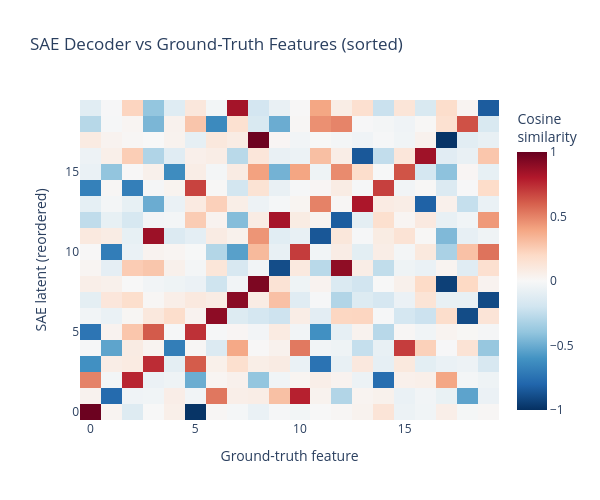

Here is the notebook cell this chart was saved with:
### Markdown cell above
### Decoder--Feature Alignment Heatmap

Each SAE latent's decoder vector should align with exactly one
ground-truth feature. The cosine similarity matrix reveals how
cleanly the SAE has separated the features. Ideal recovery shows
one bright cell per column (each feature matched by one latent).

### Code cell
cos_sim = model.saes_feature_similarity["Standard_0"]
ordering = model.saes_feature_similarity_ordering["Standard_0"]
cos_sim_sorted = cos_sim[ordering]

fig = go.Figure(
    data=go.Heatmap(
        z=cos_sim_sorted.cpu().numpy(),
        colorscale="RdBu_r",
        zmid=0,
        zmin=-1,
        zmax=1,
        colorbar=dict(title="Cosine<br>similarity"),
    )
)
fig.update_layout(
    title="SAE Decoder vs Ground-Truth Features (sorted)",
    xaxis_title="Ground-truth feature",
    yaxis_title="SAE latent (reordered)",
    height=500,
    width=600,
)
fig.show()

### Figure 1 — Plotly figure (JSON) as saved in the notebook; plotly's stock layout.template omitted (floating-point values rounded to 4 significant figures; data arrays with more than 128 entries replaced by an {"elided": "..."} marker saying what was removed)
{"data": [{"colorbar": {"title": {"text": "Cosine<br>similarity"}}, "colorscale": [[0.0, "rgb(5,48,97)"], [0.1, "rgb(33,102,172)"], [0.2, "rgb(67,147,195)"], [0.3, "rgb(146,197,222)"], [0.4, "rgb(209,229,240)"], [0.5, "rgb(247,247,247)"], [0.6, "rgb(253,219,199)"], [0.7, "rgb(244,165,130)"], [0.8, "rgb(214,96,77)"], [0.9, "rgb(178,24,43)"], [1.0, "rgb(103,0,31)"]], "type": "heatmap", "z": {"elided": "20x20 float values"}, "zmax": 1, "zmid": 0, "zmin": -1}], "layout": {"height": 500, "title": {"text": "SAE Decoder vs Ground-Truth Features (sorted)"}, "width": 600, "xaxis": {"title": {"text": "Ground-truth feature"}}, "yaxis": {"title": {"text": "SAE latent (reordered)"}}}}
